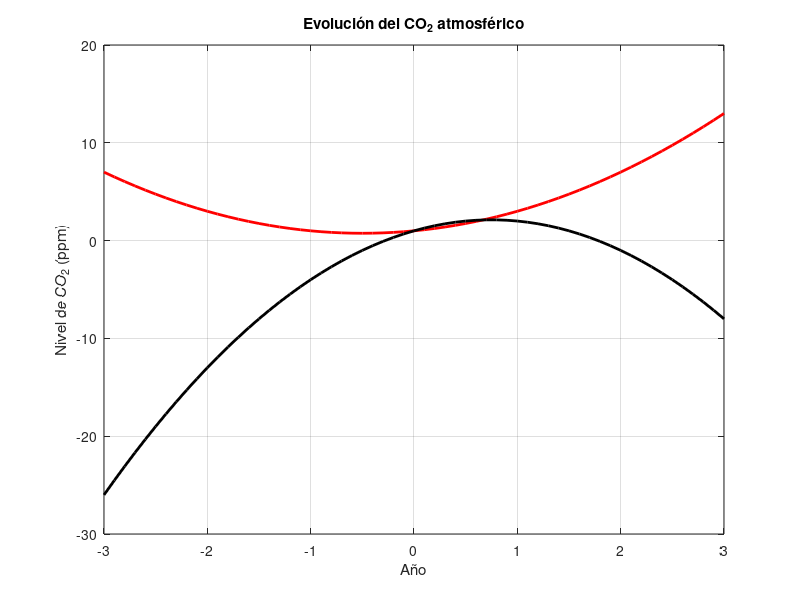
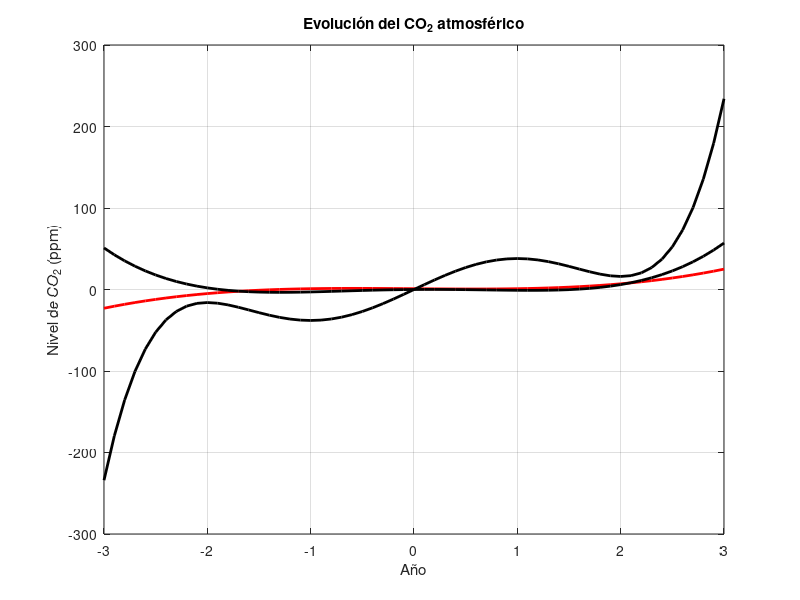

Recreate these plots in MATLAB, in order.
%% Instituto Tecnológico y de Estudios Superiores de Occidente
%% Cálculo Diferencial
%% Dr. Jorge Alejandro Delgado Aguiñaga
%% Primavera 2026
%% Subtema 1.3 Modelos cuadráticos
clear all % se borran todas las variables del espacio de trabajo (workspace)
close all % se cierran todas las figuras
clc % se borran todos los comandos (command window)

%% crear un vector de valores del dominio, eje x.
limI=-3; %límite inferior
limS=3; %límite superior
x=limI:0.1:limS % vector x con valores límite y paso de 0.1.

% funciones cuadráticas
fx1=x.^2+x+1;
fx2=-2*x.^2+3*x+1;

% funciones de orden superior
fx3=x.^3-x +1;
fx4=x.^4-3*x.^2+x;
fx5=3*x.^5-25*x.^3+60*x;



figure
plot(x,fx1,'r','LineWidth', 2), hold on
plot(x,fx2,'k','LineWidth', 2), hold on
grid on
xlabel('Año')
ylabel('Nivel de CO_2 (ppm)')
title('Evolución del CO_2 atmosférico')
saveas(gcf,'1_3_figura_1','epsc')

figure
plot(x,fx3,'r','LineWidth', 2), hold on
plot(x,fx4,'k','LineWidth', 2), hold on
plot(x,fx5,'k','LineWidth', 2), hold on
grid on
xlabel('Año')
ylabel('Nivel de CO_2 (ppm)')
title('Evolución del CO_2 atmosférico')
saveas(gcf,'1_3_figura_1_b','epsc')